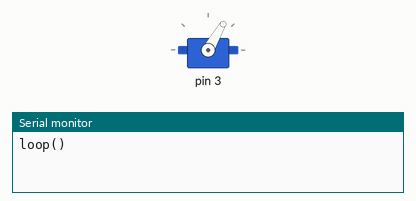
A sketch run on a simulated Arduino Uno, built with avr-gcc and run on an emulated ATmega328P. Shown: servo, the last lines printed to the serial monitor.

Above: at 0.05 s.
At 10.0 s:
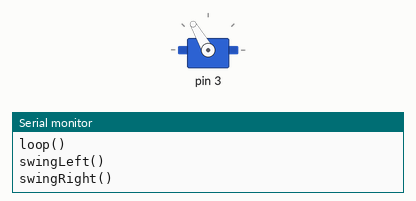
Timing chart, 0 to 13.0 s (numbered marks = the images above):
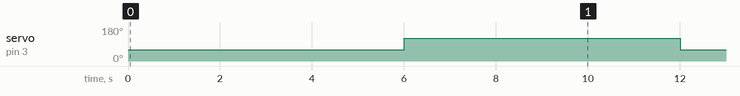

Measured:
- by itself, servo on pin 3: alternates 120° for 6.0 s and 60° for 4.0 s

The sketch:

swing-arm-example.ino
```cpp
#include <BeltSwingArm.h>

const int SWING_ARM = 3;
const int SWING_ARM_MIN = 60;
const int SWING_ARM_MAX = 120;

BeltSwingArm mBeltSwingArm(SWING_ARM, SWING_ARM_MIN, SWING_ARM_MAX);

void setup() {
  Serial.begin(9600);
  //must attach() in setup
  mBeltSwingArm.attach();

}

void loop() {
  Serial.println("loop()");
  delay(2000);
  Serial.println("swingLeft()");
  mBeltSwingArm.swingLeft();
  delay(4000);
  Serial.println("swingRight()");
  mBeltSwingArm.swingRight();
  delay(4000);
}
```
